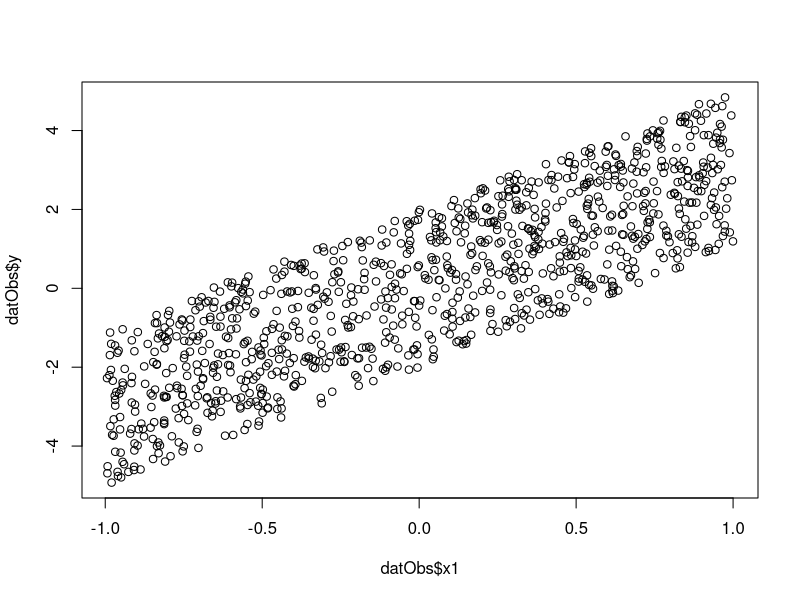
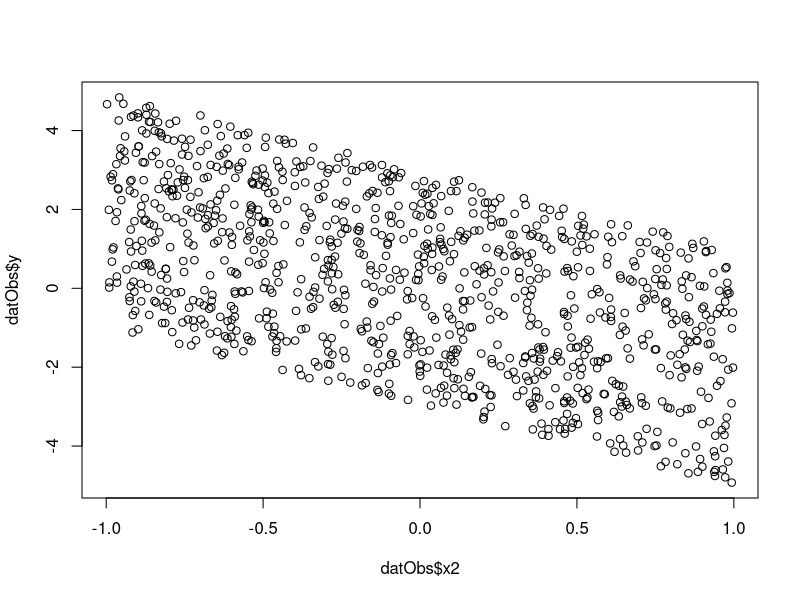
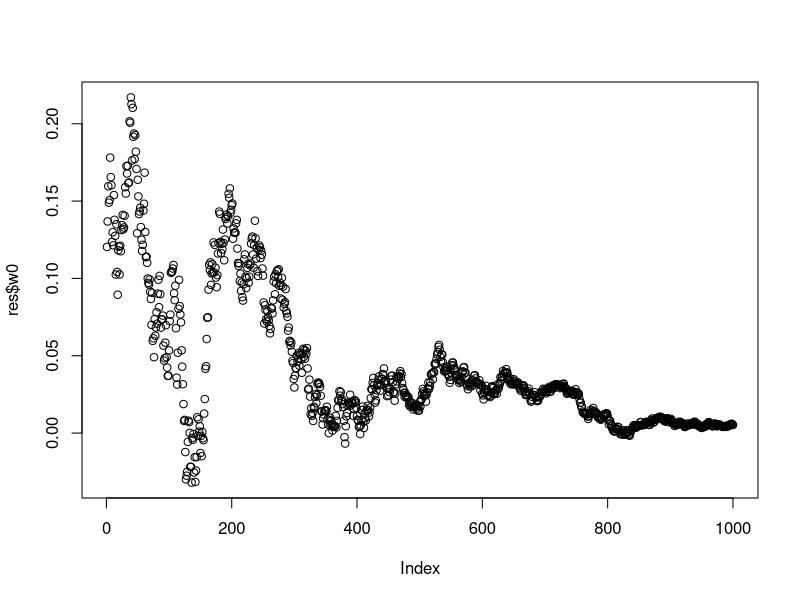
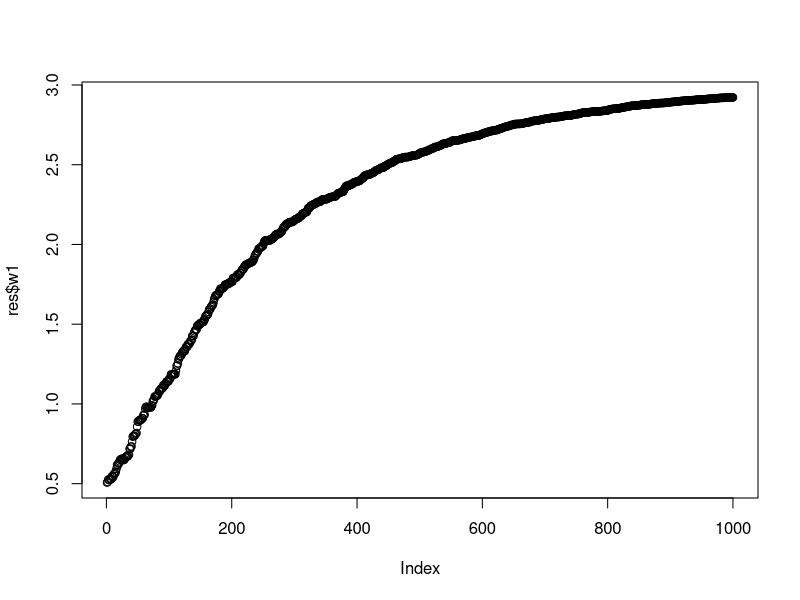
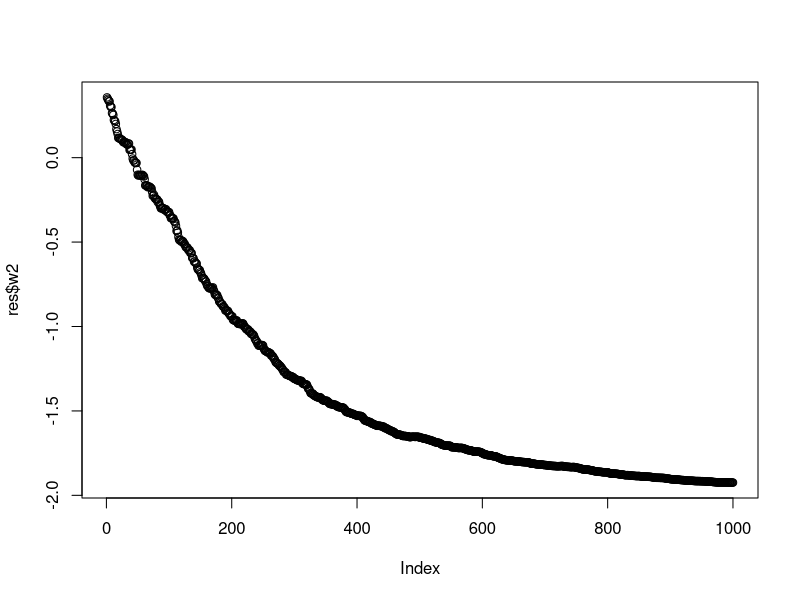
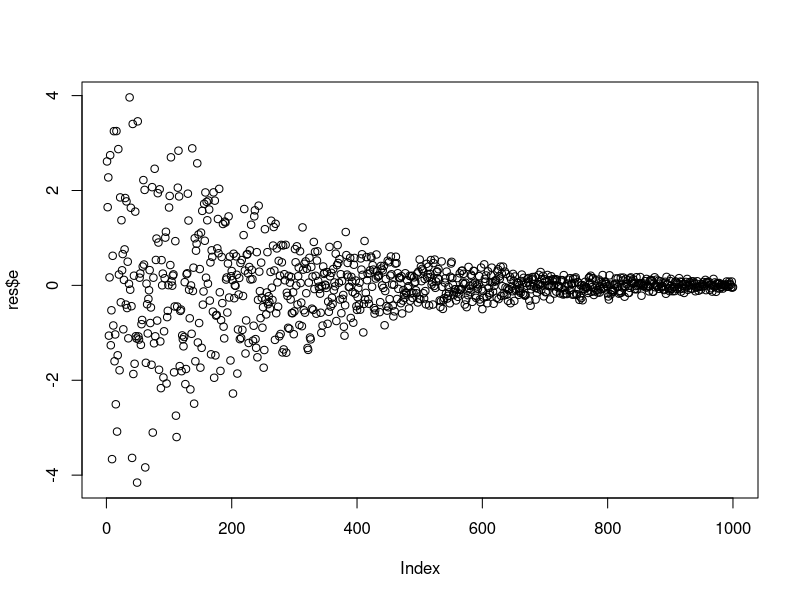

Generate these figures, in order, with R:
## ---- chunk 1
Train <- function(d, x, w, alpha=0.5){
    # d: data
    # x: input value
    # w: parameters
    # alpha: learning factor
    # ===========================
    x0 = 1
    x1 = x[1]
    x2 = x[2]
    
    w0 = w[1]
    w1 = w[2]
    w2 = w[3]
    
    y = w0 * x0 + w1 * x1 + w2 * x2
    e = d-y
    
    w0 = w0 + alpha * x0 * e
    w1 = w1 + alpha * x1 * e
    w2 = w2 + alpha * x2 * e
    
    # store the result
    Out <- list()
    Out$w0 <- w0
    Out$w1 <- w1
    Out$w2 <- w2
    Out$e  <- e
    return(Out)
}
## ---- chunk 2
TrainMethod <- function(data, par, alpha=0.5){
    # data: X1, X2, Y
    # initialization
    record <- list()
    data   <- as.matrix(data)
    w      <- par
    
    # for each row (point) of data, update the parameter w
    for (idx in seq_len(nrow(data))){
        # extract the row
        x <- data[idx,1:2]
        d <- data[idx,3]
        
        # update parameter
        res <- Train(d, x, w, alpha=alpha)
        w <- c(res$w0, res$w1, res$w2)
        
        # record the process
        record$w0 <- c(record$w0, res$w0)
        record$w1 <- c(record$w1, res$w1)
        record$w2 <- c(record$w2, res$w2)
        record$e  <- c(record$e,  res$e)
    } # end for
    return(record)
}

## ---- chunk 3
N <- 1000
datObs <- data.frame(
    x1 = runif(N, min=-1,max=1),
    x2 = runif(N, min=-1,max=1))
datObs$y <- 3 * datObs$x1 - 2 * datObs$x2

plot(datObs$x1, datObs$y)
plot(datObs$x2, datObs$y)
## ---- chunk 4
initW <- runif(3, min=-0.5,max=0.5)
## ---- chunk 5
res   <- TrainMethod(datObs, initW, alpha=0.01)
#res   <- TrainMethod(datObs, initW, alpha=0.1)
#res   <- TrainMethod(datObs, initW, alpha=0.5)
#res   <- TrainMethod(datObs, initW, alpha=0.8)
#res   <- TrainMethod(datObs, initW, alpha=1.0)
#res   <- TrainMethod(datObs, initW, alpha=2.0)
## ---- chunk 6
cat("Final Results of Parameter Values:\n",
    "w0:    ", rev(res$w0)[1], "\n",# should be 0
    "w1:    ",rev(res$w1)[1],  "\n",# should be 3
    "w2:    ",rev(res$w2)[1],  "\n",# should be -2
    "Error: ",rev(res$e)[1])  # should be 0
## ---- chunk 7
plot(res$w0)
plot(res$w1)
plot(res$w2)
plot(res$e)
